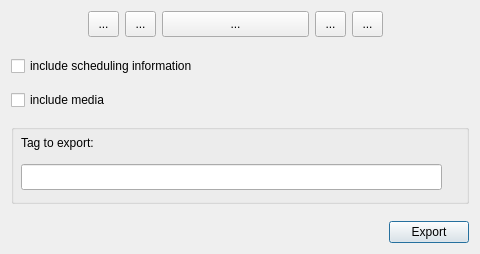
<?xml version="1.0" encoding="UTF-8"?>
<ui version="4.0">
 <class>Dialog</class>
 <widget class="QDialog" name="Dialog">
  <property name="geometry">
   <rect>
    <x>0</x>
    <y>0</y>
    <width>480</width>
    <height>254</height>
   </rect>
  </property>
  <property name="windowTitle">
   <string>Export tag</string>
  </property>
  <layout class="QGridLayout" name="gridLayout_6">
   <item row="0" column="5">
    <widget class="QToolButton" name="toolButton_instagram">
     <property name="maximumSize">
      <size>
       <width>31</width>
       <height>31</height>
      </size>
     </property>
     <property name="text">
      <string>...</string>
     </property>
     <property name="icon">
      <iconset resource="../resources/icons.qrc">
       <normaloff>:/CustomBackground/Instagram.png</normaloff>:/CustomBackground/Instagram.png</iconset>
     </property>
     <property name="iconSize">
      <size>
       <width>31</width>
       <height>31</height>
      </size>
     </property>
    </widget>
   </item>
   <item row="0" column="6">
    <widget class="QToolButton" name="toolButton_facebook">
     <property name="maximumSize">
      <size>
       <width>31</width>
       <height>31</height>
      </size>
     </property>
     <property name="text">
      <string>...</string>
     </property>
     <property name="icon">
      <iconset resource="../resources/icons.qrc">
       <normaloff>:/CustomBackground/Facebook.png</normaloff>:/CustomBackground/Facebook.png</iconset>
     </property>
     <property name="iconSize">
      <size>
       <width>31</width>
       <height>31</height>
      </size>
     </property>
    </widget>
   </item>
   <item row="0" column="3" colspan="2">
    <widget class="QToolButton" name="toolButton_patreon">
     <property name="maximumSize">
      <size>
       <width>171</width>
       <height>26</height>
      </size>
     </property>
     <property name="text">
      <string>...</string>
     </property>
     <property name="icon">
      <iconset resource="../resources/icons.qrc">
       <normaloff>:/CustomBackground/Patreon.png</normaloff>:/CustomBackground/Patreon.png</iconset>
     </property>
     <property name="iconSize">
      <size>
       <width>200</width>
       <height>31</height>
      </size>
     </property>
    </widget>
   </item>
   <item row="9" column="7">
    <widget class="QPushButton" name="button_export">
     <property name="text">
      <string>Export</string>
     </property>
    </widget>
   </item>
   <item row="0" column="1">
    <widget class="QToolButton" name="toolButton_website">
     <property name="maximumSize">
      <size>
       <width>31</width>
       <height>31</height>
      </size>
     </property>
     <property name="text">
      <string>...</string>
     </property>
     <property name="icon">
      <iconset resource="../resources/icons.qrc">
       <normaloff>:/CustomBackground/AnKingSmall.png</normaloff>:/CustomBackground/AnKingSmall.png</iconset>
     </property>
     <property name="iconSize">
      <size>
       <width>31</width>
       <height>31</height>
      </size>
     </property>
    </widget>
   </item>
   <item row="0" column="2">
    <widget class="QToolButton" name="toolButton_youtube">
     <property name="maximumSize">
      <size>
       <width>31</width>
       <height>31</height>
      </size>
     </property>
     <property name="text">
      <string>...</string>
     </property>
     <property name="icon">
      <iconset resource="../resources/icons.qrc">
       <normaloff>:/CustomBackground/YouTube.png</normaloff>:/CustomBackground/YouTube.png</iconset>
     </property>
     <property name="iconSize">
      <size>
       <width>31</width>
       <height>31</height>
      </size>
     </property>
    </widget>
   </item>
   <item row="1" column="3">
    <spacer name="verticalSpacer">
     <property name="orientation">
      <enum>Qt::Vertical</enum>
     </property>
     <property name="sizeType">
      <enum>QSizePolicy::Fixed</enum>
     </property>
     <property name="sizeHint" stdset="0">
      <size>
       <width>20</width>
       <height>5</height>
      </size>
     </property>
    </spacer>
   </item>
   <item row="4" column="0" rowspan="2" colspan="8">
    <layout class="QVBoxLayout" name="verticalLayout">
     <item>
      <widget class="QCheckBox" name="checkBox_include_schedul_info">
       <property name="text">
        <string>include scheduling information</string>
       </property>
      </widget>
     </item>
     <item>
      <widget class="QCheckBox" name="checkBox_include_media">
       <property name="text">
        <string>include media</string>
       </property>
      </widget>
     </item>
     <item>
      <widget class="QGroupBox" name="groupBox">
       <property name="sizePolicy">
        <sizepolicy hsizetype="Preferred" vsizetype="Fixed">
         <horstretch>0</horstretch>
         <verstretch>0</verstretch>
        </sizepolicy>
       </property>
       <property name="minimumSize">
        <size>
         <width>0</width>
         <height>80</height>
        </size>
       </property>
       <property name="title">
        <string/>
       </property>
       <widget class="QLabel" name="label">
        <property name="geometry">
         <rect>
          <x>10</x>
          <y>10</y>
          <width>460</width>
          <height>18</height>
         </rect>
        </property>
        <property name="sizePolicy">
         <sizepolicy hsizetype="Minimum" vsizetype="Fixed">
          <horstretch>0</horstretch>
          <verstretch>0</verstretch>
         </sizepolicy>
        </property>
        <property name="text">
         <string>Tag to export:</string>
        </property>
       </widget>
       <widget class="QLineEdit" name="lineedit_tag">
        <property name="geometry">
         <rect>
          <x>10</x>
          <y>40</y>
          <width>421</width>
          <height>26</height>
         </rect>
        </property>
       </widget>
      </widget>
     </item>
    </layout>
   </item>
  </layout>
  <zorder>toolButton_patreon</zorder>
  <zorder>toolButton_facebook</zorder>
  <zorder>toolButton_instagram</zorder>
  <zorder>toolButton_website</zorder>
  <zorder>toolButton_youtube</zorder>
  <zorder>button_export</zorder>
  <zorder></zorder>
  <zorder>verticalSpacer</zorder>
 </widget>
 <resources>
  <include location="../resources/icons.qrc"/>
 </resources>
 <connections/>
</ui>
